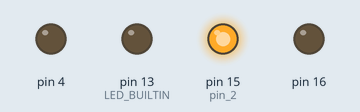
Bench run of a sketch on a simulated Arduino Uno, built with avr-gcc and run on an emulated ATmega328P. Shown: output pins drawn as LEDs (lit = HIGH).

Above: at 0.2 s.
At 1.2 s:
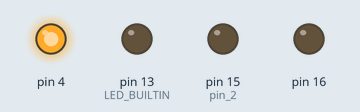
At 1.7 s:
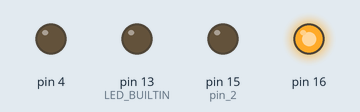
At 3.2 s:
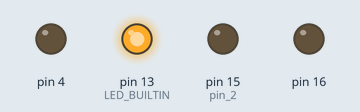
At 4.7 s:
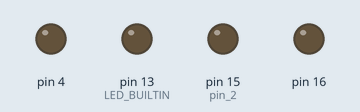
Timing chart, 0 to 5.8 s (numbered marks = the images above):
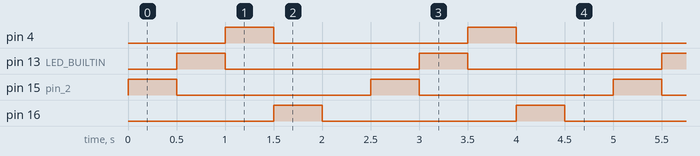

Measured:
- by itself, pin 4, pin 13 (LED_BUILTIN), pin 15 (pin_2), pin 16: alternates HIGH for 0.50 s and LOW for 2.0 s
- by itself, everything shown: repeats every 2.5 s, in 5 steps

The sketch:

trabajo_en_clase_4_puntos_extra.ino
```cpp
void setup() {
  pinMode(15, OUTPUT);//pin 2
  pinMode(16, OUTPUT);
  pinMode(4, OUTPUT);
  pinMode(LED_BUILTIN, OUTPUT);
}

void loop() {
  //DESAFIO EN CLASE
  //Puntos extra secuencia led

  digitalWrite(15, HIGH);
  digitalWrite(LED_BUILTIN, LOW);
  digitalWrite(4, LOW);
  digitalWrite(16, LOW);
  delay(500);
   digitalWrite(15, LOW);
  digitalWrite(LED_BUILTIN, HIGH);
  digitalWrite(4, LOW);
  digitalWrite(16, LOW);
  delay(500);
   digitalWrite(15, LOW);
  digitalWrite(LED_BUILTIN, LOW);
  digitalWrite(4, HIGH);
  digitalWrite(16, LOW);
  delay(500);
   digitalWrite(15, LOW);
  digitalWrite(LED_BUILTIN, LOW);
  digitalWrite(4, LOW);
  digitalWrite(16, HIGH);
  delay(500);
   digitalWrite(15, LOW);
  digitalWrite(LED_BUILTIN, LOW);
  digitalWrite(4, LOW);
  digitalWrite(16, LOW);
  delay(500);
}
```
